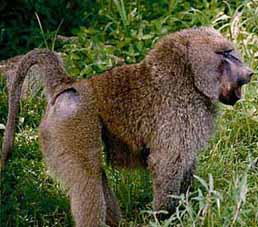
#> input picture ImageConvert/wwwroot/Imgs/Input/BABUINO.jpg, 258 x 227 px
$ python PythonApplication1.py ../ImageConvert/wwwroot/Imgs/Input/BABUINO.jpg ../ImageConvert/wwwroot/Imgs/Input/BABUINO.jpg
#> lines starting #> are read from the running program, lines starting #| are printed output that depends on the picture
import cv2
import numpy as np
import os
import sys

path = sys.argv[1]
name = sys.argv[2]

#path = "C:/OpenImageProcessor/ImageConvert/wwwroot/Imgs/Input/BABUINO.jpg"
#name = "BABUINO.jpg"

image1 = cv2.imread(path)
#> image1 is the input picture: shape (227, 258, 3); mean B, G, R 58.3, 87.4, 87.6
img = cv2.cvtColor(image1, cv2.COLOR_BGR2GRAY)
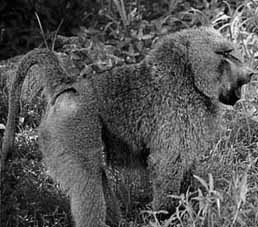
#> img: shape (227, 258); min 0, max 253, mean 84.2

newName = name.split(".")[0]+"Gray."+name.split(".")[1]
cv2.imwrite(os.path.join("C:/OpenImageProcessor/ImageConvert/wwwroot/Imgs/Actual/" , newName), img)
print(os.path.join("C:/OpenImageProcessor/ImageConvert/wwwroot/Imgs/Actual/" , newName))
print(os.path.join(newName))

$ run again, with ImageConvert/wwwroot/Imgs/Input/Touro.jpg copied over ImageConvert/wwwroot/Imgs/Input/BABUINO.jpg
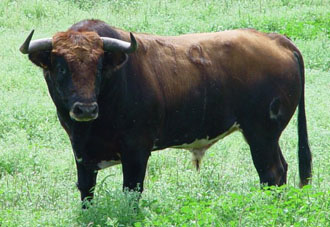
#> input picture ImageConvert/wwwroot/Imgs/Input/Touro.jpg, 330 x 227 px
#> image1 is the input picture: shape (227, 330, 3); mean B, G, R 104.3, 140, 115.3
#> `img = cv2.cvtColor(image1, cv2.COLOR_BGR2GRAY)`:
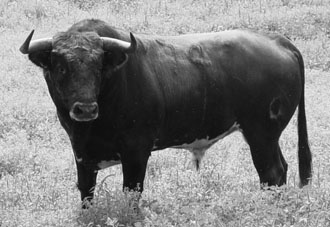
#> img: shape (227, 330); min 5, max 255, mean 128.5
